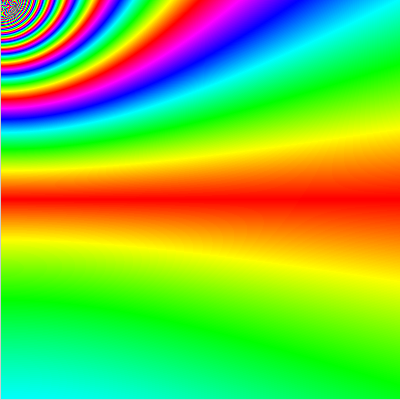
Frame 1 (no input)
Frame 60 (the mouse pressed at the canvas centre just before this capture): identical to frame 1, image omitted
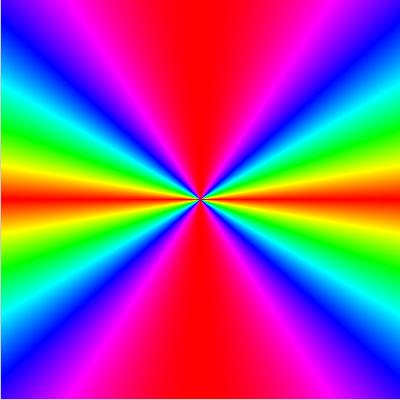
Frame 120 (the mouse held since frame 60 and released just before this capture)

The Processing sketch that drew these frames (run headless with seeded random() and noise(); from frame 60 on, the mouse is pressed at the canvas centre):

// Processing sketch: processing_2838
// ── processing_2838.pde

// Conic Colours by Charles Morrice
// Playing with colours ...
// iso-coloured regions have constant ratio of distance from midpoint line to mouse location.
// can you spot the parabola's, hyperbola's and ellipses?
// I can't find a circle ... the point / line required for that must be outside the plane.
// but the 'pair of lines' is there!



float dpoint;
float dline;
int colourxy;

void setup()
{
  size(400,400);
  colorMode(HSB,360,100,100,100);
}
void draw()
{
  loadPixels();
  for (int x=1;x<width;x=x+1){
    for (int y=1;y<height;y=y+1){
      dline=sqrt(sq(height/2-y));                        //calculate distance to fixed line (horizontal division)
      dpoint=sqrt(sq(x-pmouseX)+sq(y-pmouseY));          //calculate distance to fixed point (mouse location)
      float ratio=dline/dpoint;                          //ratio of distance to line/distance to point
      colourxy = color(int(ratio*360)%360,100,100,100);  //calculates colour on scale 1-360 (fneeds to work for rations both < and > 1)
      pixels[(y-1)*width+x]=colourxy;                    //sets pixel colour
    }
  }
  updatePixels();
  loop();
}
